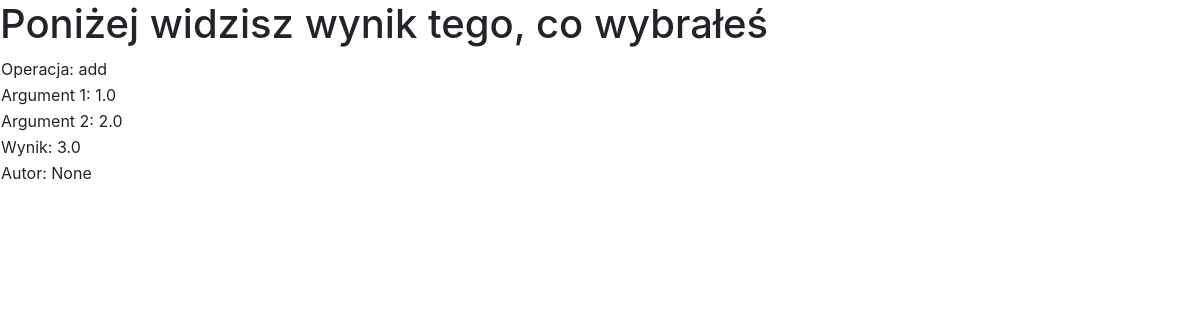
Screenshot of /mafs/1 with the database file from the repository.
### maf/models.py (models this page shows, shortened)
class Math(models.Model):
    func = models.CharField(max_length=10)
    l1 = models.FloatField()
    l2 = models.FloatField()
    user = models.ForeignKey(User,
        on_delete=models.CASCADE,
        null=True,
        blank=True
        )

### maf/views.py (the view)
# urls.py: path('mafs/<int:id>', maf_details),
def maf_details(request, id):
    m = Math.objects.get(pk=id)
    out = f'''
Operacja: {m.func}<br>
------------------<br>
Argument 1: {m.l1}<br>
------------------<br>
Argument 2: {m.l2}<br>
------------------<br>
Wynik: {calculate(m.func, m.l1, m.l2)}
    '''
    return render(
        request=request,
        template_name='maf_details.html',
        context = {
            'maf_det': m,
            'wynik':calculate(m.func, m.l1, m.l2)}
    )

### maf/views.py (called while the page is built)
def calculate(func, l1, l2):
    result = None
    if func == 'add':
        result = float(l1) + float(l2)
    elif func == 'mul':
        result = float(l1) * float(l2)
    elif func == 'mean':
        result = (float(l1) + float(l2)) / 2
    elif func == 'sub':
        result = float(l1) - float(l2)
    elif func == 'div':
        result = float(l1) / float(l2)
    else:
        return 'x'
    return result

### maf/templates/maf_details.html
{% extends "base.html" %}
{% block content %}
<h1>Poniżej widzisz wynik tego, co wybrałeś</h1>
<table>
    <tr><td>Operacja: {{ maf_det.func }}</td></tr>
    <tr><td>Argument 1: {{ maf_det.l1 }}</td></tr>
    <tr><td>Argument 2: {{ maf_det.l2 }}</td></tr>
    <tr><td>Wynik: {{ wynik }}</td></tr>
    <tr><td>Autor: {{ maf_det.user }}</td></tr>
</table>
{% endblock %}

### rows the page displays
Math: func "add", l1 "1.0", l2 "2.0", user "None"

### other values shown
{{ wynik }} "3.0"
